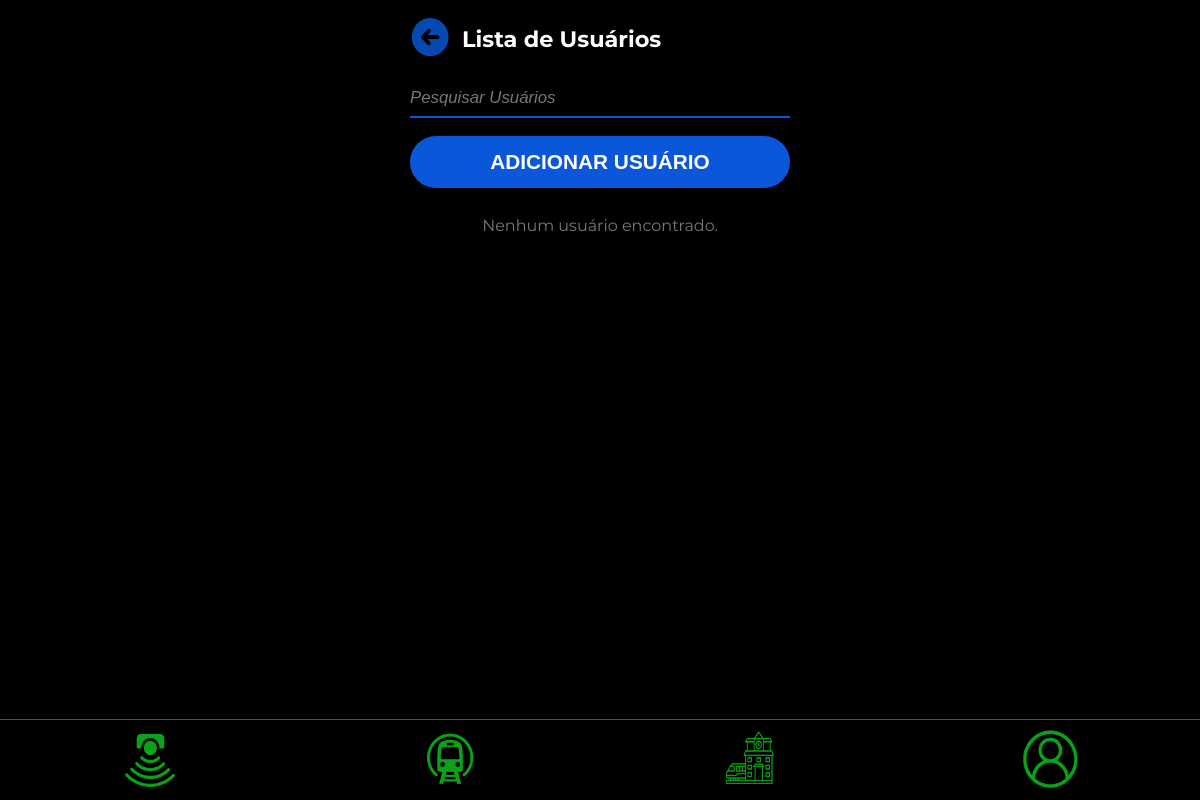
The page /private/lista_usuarios.php on the database as committed earlier.
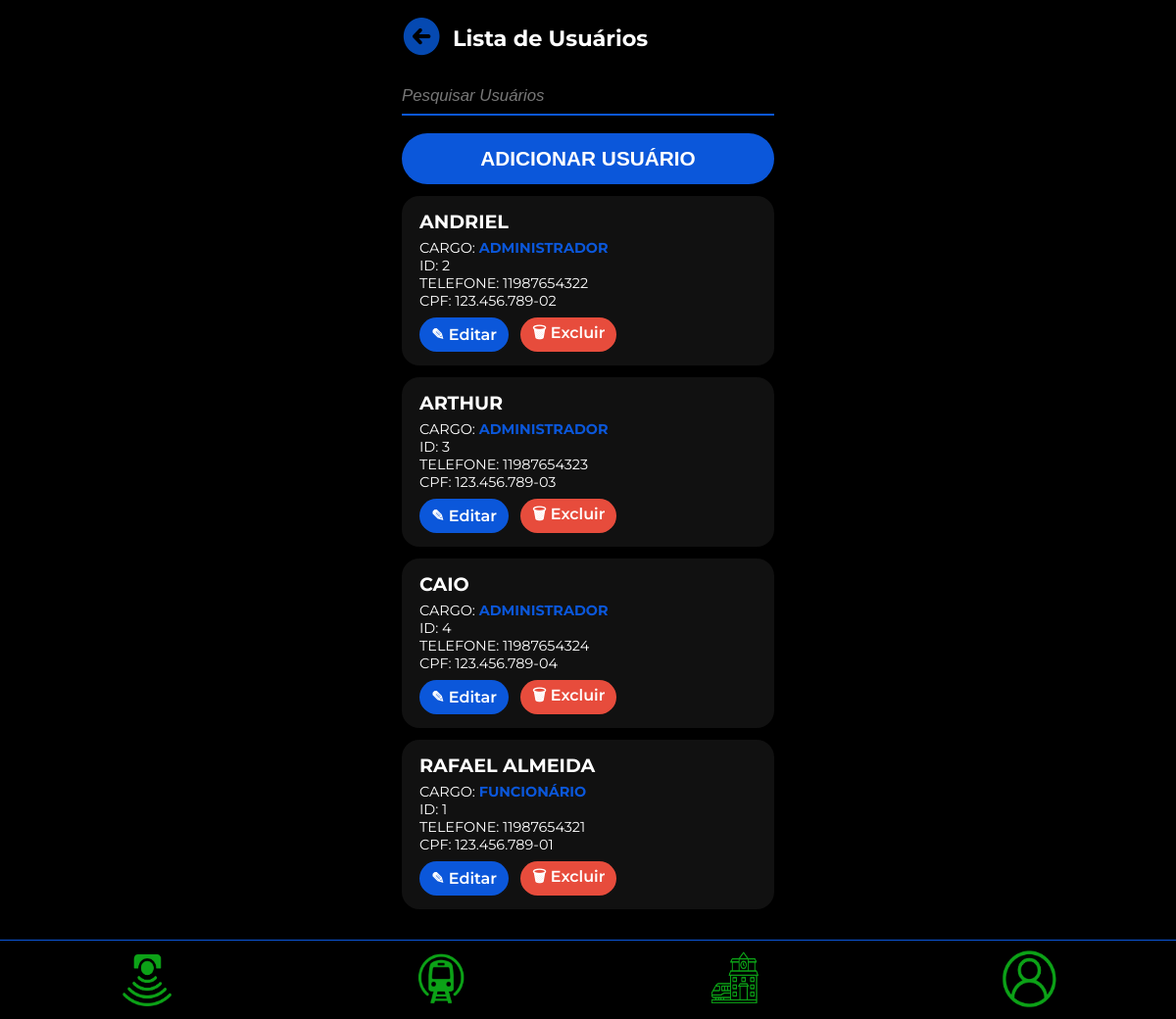
The same page on the database as committed later.
### tables this page shows
CREATE TABLE `usuario` (
  `id_usuario` int NOT NULL,
  `nome_completo` varchar(120) NOT NULL,
  `email` varchar(100) NOT NULL,
  `telefone` varchar(11) NOT NULL,
  `cep` varchar(8) NOT NULL,
  `cpf` varchar(11) NOT NULL,
  `senha` varchar(255) NOT NULL,
  `tipo_usuario` int NOT NULL,
  `data_criacao` timestamp NULL DEFAULT CURRENT_TIMESTAMP
);

### private/lista_usuarios.php (the view, shortened to what this page needs)
<?php
include '../public/db.php';
$search = $_GET['search'] ?? '';
if ($search) {
    $like = "%$search%";
    $stmt = $conn->prepare("SELECT id_usuario, nome_completo, cpf, telefone, tipo_usuario FROM usuario WHERE nome_completo LIKE ? ORDER BY nome_completo ASC");
    $stmt->bind_param("s", $like);
    $stmt->execute();
    $result = $stmt->get_result();
} else {
    $result = $conn->query("SELECT id_usuario, nome_completo, cpf, telefone, tipo_usuario FROM usuario ORDER BY nome_completo ASC");
}
?>
<!DOCTYPE html>
<html lang="pt-br">
<head>
</head>
<body>
<div class="container" role="main" aria-label="Lista de usuários">
  <header>
    <a href="pagina_inicial_adm.php" class="back-btn" aria-label="Voltar"><img src="../assets/icons/seta_esquerda.png" alt="Voltar"></a>
    <h1>Lista de Usuários</h1>
  </header>
  <form class="search-form" method="get" action="">
    <input type="search" name="search" placeholder="Pesquisar Usuários" value="<?php echo htmlspecialchars($search); ?>" aria-label="Pesquisar Usuários" />
  </form>
  <button class="btn-add" onclick="location.href='cadastrar_user.php'">ADICIONAR USUÁRIO</button>
  <?php
    if ($result->num_rows === 0) {
      echo '<p style="color:#777; text-align:center;">Nenhum usuário encontrado.</p>';
    } else {
      while ($user = $result->fetch_assoc()) {
        $cargo_texto = ($user['tipo_usuario'] == 2) ? 'ADMINISTRADOR' : 'FUNCIONÁRIO';
        $cpf_formt = preg_replace('/(\d{3})(\d{3})(\d{3})(\d{2})/', '$1.$2.$3-$4', $user['cpf']);
  ?>
    <article class="user-card" tabindex="0" aria-label="Usuário <?php echo htmlspecialchars($user['nome_completo']); ?>">
      <strong class="nome"><?php echo htmlspecialchars($user['nome_completo']); ?></strong>
      <div class="dados">
        CARGO: <span class="cargo"><?php echo $cargo_texto; ?></span><br/>
        ID: <?php echo $user['id_usuario']; ?><br/>
        TELEFONE: <?php echo htmlspecialchars($user['telefone']); ?><br/>
        CPF: <?php echo $cpf_formt; ?>
      </div>
      <div class="acoes">
        <a href="crud/update_usuarios.php?id=<?php echo $user['id_usuario']; ?>" class="acao-btn" title="Editar Usuário">&#9998; Editar</a>
        <a href="crud/delete_usuarios.php?id=<?php echo $user['id_usuario']; ?>" class="acao-btn delete" title="Excluir Usuário" onclick="return confirm('Confirma exclusão?');">&#128465; Excluir</a>
      </div>
    </article>
  <?php }} ?>
</div>
<footer role="contentinfo" aria-label="Menu principal">
  <?php
  $menu = ['sensores' => 'tela_sensor_icon.png', 'trens' => 'tela_tren_icon.png', 'estacoes' => 'tela_estacao_icon.png', 'perfil' => 'tela_perfil_icon.png'];
  foreach($menu as $page => $icon): ?>
      <form action="" method="post" style="display:inline;">
          <button type="submit" title="<?= ucfirst($page) ?>"><img src="../assets/icons/<?= $icon ?>" alt="Ícone <?= $page ?>"></button>
      </form>
  <?php endforeach; ?>
</footer>
</body>
</html>

### private/lista_usuarios.php (style rules this page uses)
body { margin: 0; font-family: 'Montserrat', sans-serif; background: #000; color: white; display: flex; justify-content: center; }
.container { width: 100%; max-width: 380px; padding: 10px 15px 100px; }
header { display: flex; align-items: center; gap: 12px; margin-bottom: 12px; }
header a.back-btn { text-decoration: none; color: #0B57DA; font-weight: 700; font-size: 1.3rem; }
header a.back-btn img { width: 40px; height: 40px; }
h1 { font-size: 1.4rem; font-weight: 700; }
form.search-form input[type="search"] { width: 100%; background: none; border: none; border-bottom: 2.5px solid #0B57DA; color: white; font-size: 1.05rem; padding: 8px 0; margin-bottom: 18px; outline: none; }
form.search-form input::placeholder { color: #777; font-style: italic; }
button.btn-add { width: 100%; background: #0B57DA; border-radius: 30px; border: none; padding: 14px; font-size: 1.3rem; font-weight: 700; color: white; margin-bottom: 12px; cursor: pointer; user-select: none; transition: background-color 0.3s ease; }
article.user-card { background: #111; border-radius: 18px; padding: 14px 18px; margin-bottom: 12px; }
article.user-card strong.nome { font-weight: 700; font-size: 1.2rem; text-transform: uppercase; margin-bottom: 6px; display: block; }
article.user-card span.cargo { color: #0B57DA; font-weight: 700; }
article.user-card .dados { font-size: 0.9rem; margin-bottom: 8px; }
article.user-card .acoes { display: flex; gap: 12px; }
a.acao-btn { background: #0B57DA; padding: 4px 12px; border-radius: 30px; color: white; font-weight: 600; text-decoration: none; font-size: 1rem; user-select: none; display: flex; align-items: center; gap: 5px; transition: background-color 0.3s ease; }
a.acao-btn.delete { background: #e74c3c; color: #fff; }
footer { position: fixed; bottom: 0; left: 0; right: 0; height: 80px; background: #000; border-top: 1px solid #0B57DA; display: flex; justify-content: space-around; align-items: center; user-select: none; }
footer form { display: inline; }
footer button { border: none; background: none; cursor: pointer; }
footer img { width: 60px; height: 60px; }

Rows that differ between the two databases and show on the page:
added usuario: nome_completo "ANDRIEL", tipo_usuario "ADMINISTRADOR", id_usuario "2", telefone "11987654322", cpf "123.456.789-02"
added usuario: nome_completo "ARTHUR", tipo_usuario "ADMINISTRADOR", id_usuario "3", telefone "11987654323", cpf "123.456.789-03"
added usuario: nome_completo "CAIO", tipo_usuario "ADMINISTRADOR", id_usuario "4", telefone "11987654324", cpf "123.456.789-04"
added usuario: nome_completo "RAFAEL ALMEIDA", tipo_usuario "FUNCIONÁRIO", id_usuario "1", telefone "11987654321", cpf "123.456.789-01"
Other text that changed with them:
text no longer shown: "Nenhum usuário encontrado."
